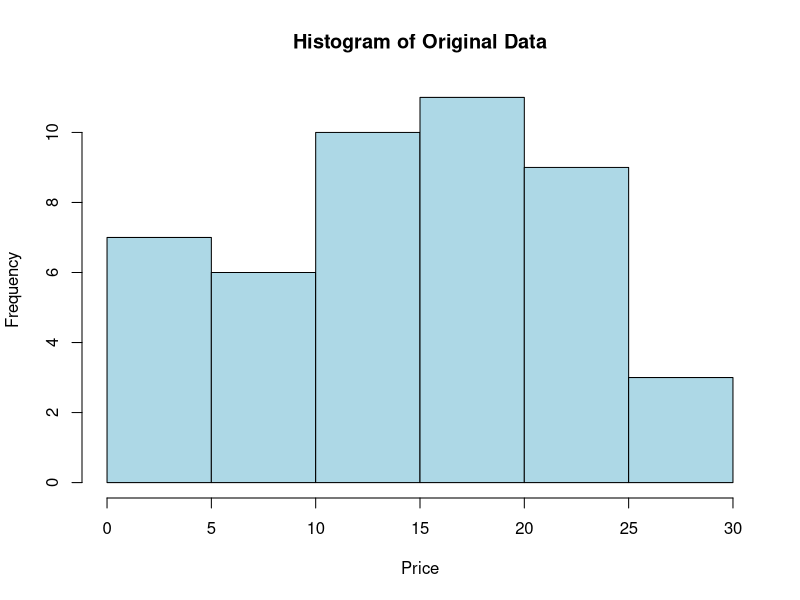
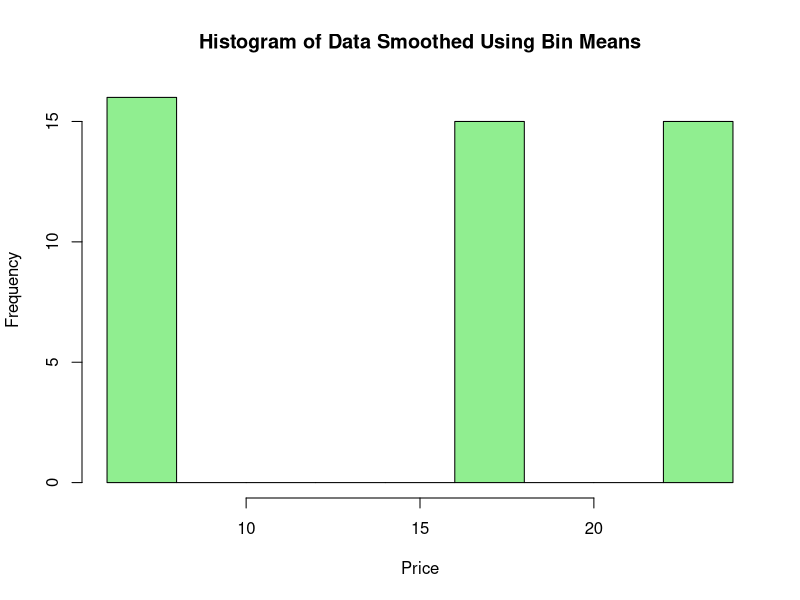
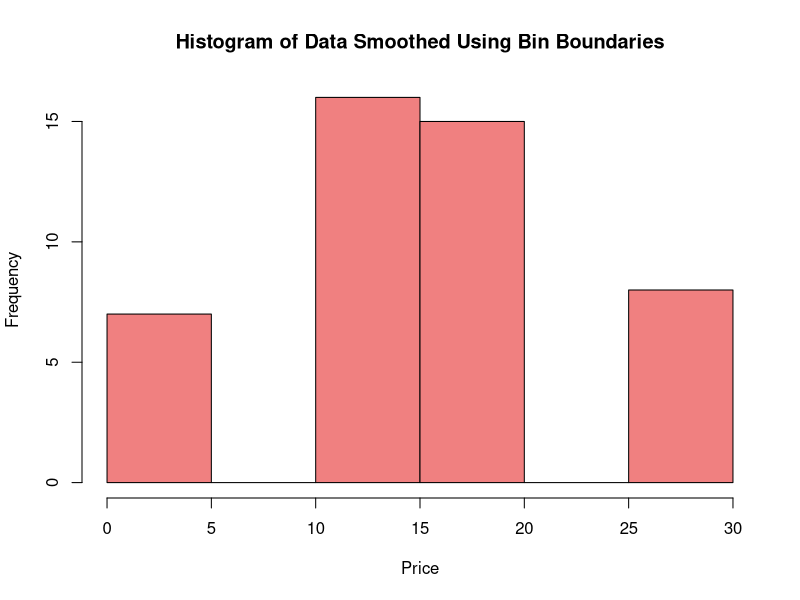

Generate these figures, in order, with R:

data <- c(1, 1, 5, 5, 5, 5, 5, 8, 8, 10, 10, 10, 10, 12, 14, 14, 14, 15, 15, 15, 15, 15, 15, 18, 18, 18, 18, 18, 20, 20, 20, 20, 20, 20, 21, 21, 21, 21, 25, 25, 25, 25, 25, 28, 28, 30)
n <- length(data)
k <- 3
bin_size <- ceiling(n / k)
bins <- split(data, cut(seq_along(data), breaks = k, labels = FALSE))
cat("Equal-frequency bins:\n")
print(bins)
bin_means <- lapply(bins, mean)
data_smoothed_means <- unlist(lapply(1:k, function(i) rep(bin_means[[i]], length(bins[[i]]))))
bin_boundaries <- lapply(bins, function(bin) c(min(bin), max(bin)))
data_smoothed_boundaries <- unlist(lapply(1:k, function(i) {
  bin <- bins[[i]]
  boundary <- bin_boundaries[[i]]
  sapply(bin, function(x) {
    if (abs(x - boundary[1]) < abs(x - boundary[2])) boundary[1] else boundary[2]
  })
}))
cat("Data smoothed using bin means:\n")
print(data_smoothed_means)
cat("Data smoothed using bin boundaries:\n")
print(data_smoothed_boundaries)
hist(data, breaks = 10, col = "lightblue", main = "Histogram of Original Data", xlab = "Price", ylab = "Frequency")
hist(data_smoothed_means, breaks = 10, col = "lightgreen", main = "Histogram of Data Smoothed Using Bin Means", xlab = "Price", ylab = "Frequency")
hist(data_smoothed_boundaries, breaks = 10, col = "lightcoral", main = "Histogram of Data Smoothed Using Bin Boundaries", xlab = "Price", ylab = "Frequency")
